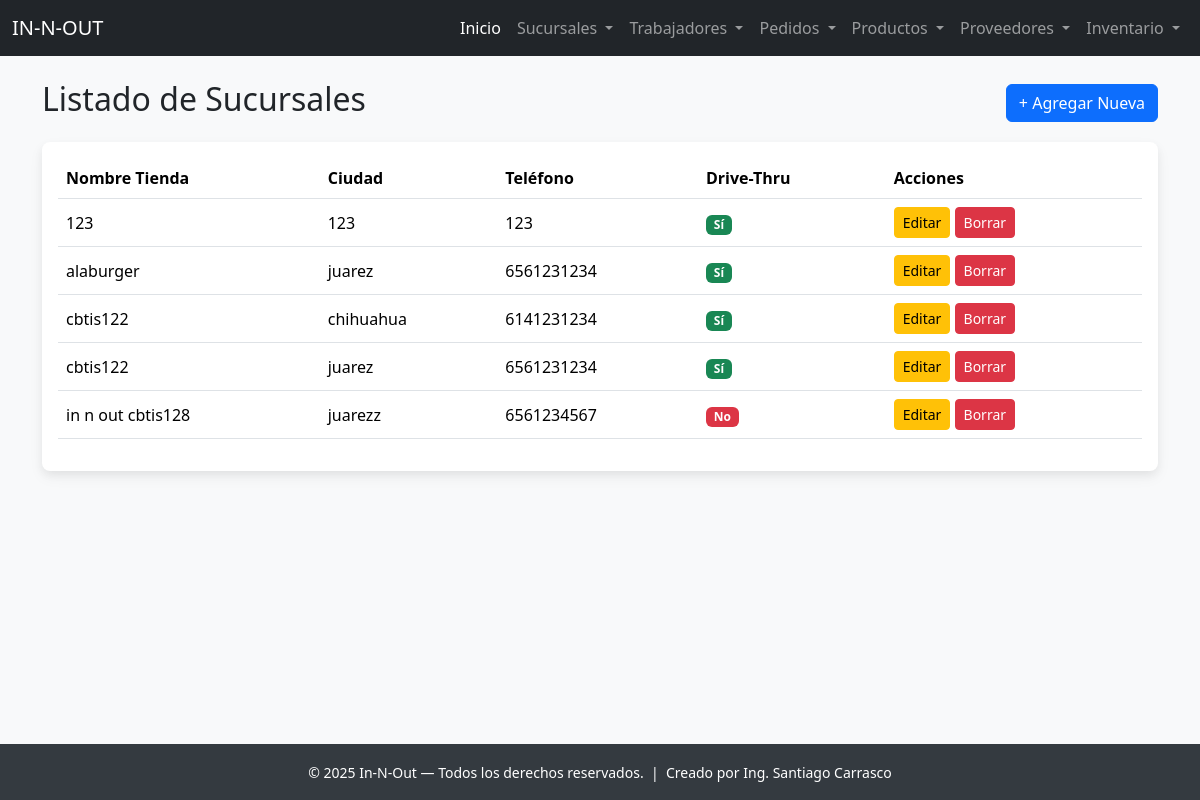
The page /sucursal/ver/ on the database its author committed.
### app_InNOut/models.py (models this page shows, shortened)
class Sucursal(models.Model):
    nombre_tienda = models.CharField(max_length=100)
    direccion = models.CharField(max_length=200, blank=True, null=True)
    ciudad = models.CharField(max_length=100)
    codigo_postal = models.CharField(max_length=10, blank=True, null=True)
    telefono_tienda = models.CharField(max_length=20)
    es_drive_thru = models.BooleanField(default=False)
    fecha_apertura = models.DateField()

### app_InNOut/views.py (the view)
# urls.py: path('sucursal/ver/', views.ver_sucursales, name='ver_sucursales'),
def ver_sucursales(request):
    sucursales = Sucursal.objects.all().order_by('nombre_tienda')
    return render(request, 'sucursal/ver_sucursales.html', {'sucursales': sucursales})

### app_InNOut/templates/sucursal/ver_sucursales.html (shortened to what this page needs)
{% extends 'base.html' %}
{% block content %}
<div class="d-flex justify-content-between align-items-center mb-3">
  <h2>Listado de Sucursales</h2>
  <a href="{% url 'agregar_sucursal' %}" class="btn btn-primary">
    + Agregar Nueva
  </a>
</div>
<div class="card card-soft">
  <div class="card-body">
    <div class="table-responsive">
      <table class="table table-hover align-middle">
        <thead>
          <tr>
            <th scope="col">Nombre Tienda</th>
            <th scope="col">Ciudad</th>
            <th scope="col">Teléfono</th>
            <th scope="col">Drive-Thru</th>
            <th scope="col">Acciones</th>
          </tr>
        </thead>
        <tbody>
          {% for s in sucursales %}
          <tr>
            <td>{{ s.nombre_tienda }}</td>
            <td>{{ s.ciudad }}</td>
            <td>{{ s.telefono_tienda }}</td>
            <td>
              {% if s.es_drive_thru %}
                <span class="badge bg-success">Sí</span>
              {% else %}
                <span class="badge bg-danger">No</span>
              {% endif %}
            </td>
            <td>
              <a href="{% url 'actualizar_sucursal' s.id %}" class="btn btn-sm btn-warning">Editar</a>
              <a href="{% url 'borrar_sucursal' s.id %}" class="btn btn-sm btn-danger">Borrar</a>
            </td>
          </tr>
          {% empty %}
          <tr>
            <td colspan="5" class="text-center">No hay sucursales registradas.</td>
          </tr>
          {% endfor %}
        </tbody>
      </table>
    </div>
  </div>
</div>
{% endblock %}

### app_InNOut/templates/base.html (style rules this page uses)
body { background-color: #f8f9fa; padding-top: 56px; padding-bottom: 60px; }
.card-soft { box-shadow: 0 4px 8px 0 rgba(0,0,0,0.05), 0 6px 15px 0 rgba(0,0,0,0.05); border: none; border-radius: .5rem; }

### rows shown on the page
Sucursal: nombre_tienda "123", ciudad "123", telefono_tienda "123", es_drive_thru "Sí"
Sucursal: nombre_tienda "alaburger", ciudad "juarez", telefono_tienda "6561231234", es_drive_thru "Sí"
Sucursal: nombre_tienda "cbtis122", ciudad "chihuahua", telefono_tienda "6141231234", es_drive_thru "Sí"
Sucursal: nombre_tienda "cbtis122", ciudad "juarez", telefono_tienda "6561231234", es_drive_thru "Sí"
Sucursal: nombre_tienda "in n out cbtis128", ciudad "juarezz", telefono_tienda "6561234567", es_drive_thru "No"
